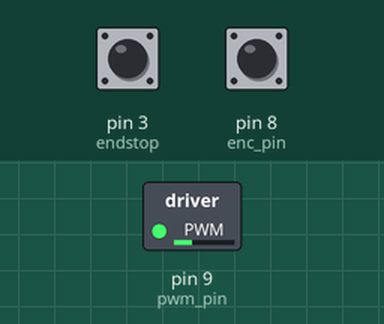
Simulated run of this sketch. Board: Arduino Uno, built with avr-gcc and run on an emulated ATmega328P. On the bench: switched loads named in the sketch (green lamp = pin HIGH). The inputs (shaded band) are chosen by the test bench; at power-on: pin 3 (endstop) HIGH, pin 8 (enc_pin) HIGH. What the sketch prints to the serial monitor is not drawn.

Above: at 1.2 s.
1.3 s: pin 3 (endstop) pulled LOW for 0.15 s
At 2.88 s:
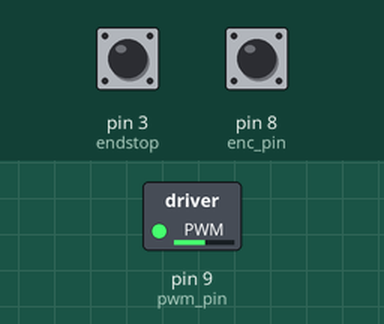
At 5.7 s:
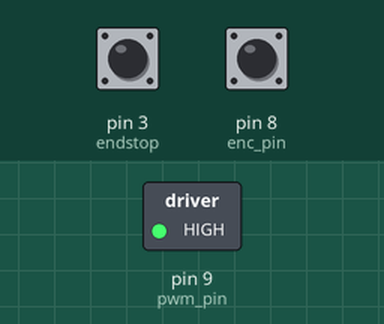
Timing chart, 0 to 7.2 s (numbered marks = the images above; inputs shaded):
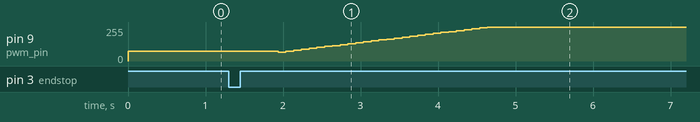

Measured:
- after the input at 1.3 s, pin 9 (pwm_pin): 75/255 → 67/255 after 0.64 s, → 74/255 0.10 s later, → 81/255 0.10 s later, → 88/255 0.10 s later, … (28 changes in this stretch)

The sketch:

PID-control.ino
```cpp
#include <Time.h>
#include <TimeLib.h>

#include <PID_v1.h>
#include "encoder.h"
#include "motor.h"

#define pwm_pin 9
#define in1_pin 6
#define in2_pin 7
#define enc_pin 8

encoder enc;
motor mot;

volatile bool end_flag = false;
bool r_flag = false;
bool init_flag = false;
int i = 0;
int readVal = 0;

double setPoint = 0;
double pid_input = 0;
double pid_output = 0;  //pwm output
double Kp = 0.06;
double Ki = 0.07;
double Kd = 0;

PID myPID (&pid_input, &pid_output, &setPoint, Kp, Ki, Kd, DIRECT);

void endstopPressed(){  //ISR function
  end_flag = true;
}

void homing(){  // goes to 0 until it hits the endstop
  if(end_flag){
      if(r_flag){
        mot.stops();
        init_flag = true;
      }
      else{      // frees the endstop switch so its not fully pressed counting 10000 cycles (a bit lazy, I know)
        if(i == 1000)  r_flag = true;
        else{
          mot.setDir(1);
          enc.setDir(1);
          i++;
        }
      }
  }
  else{;}

}

void setup() {
  Serial.begin(1000000);

  pinMode(3, INPUT);  // endstop
  attachInterrupt(1, endstopPressed, FALLING);

  myPID.SetMode(AUTOMATIC);
  myPID.SetTunings(Kp, Ki, Kd);

  enc.setPin(enc_pin);
  mot.setPins(pwm_pin, in1_pin, in2_pin);
  mot.setDir(0);
  enc.setDir(0);
  mot.setPwm(75);

  setPoint = 1000;
}

void loop() {

  enc.measure();
  //enc.printLaps();
  //enc.printDir();
  //enc.printRPM();

  Serial.print("RPM: ");
  Serial.print(enc.getRPM());
  Serial.print("  PID output: ");
  Serial.println(pid_output);

  if(!init_flag)
    homing();


  else if(init_flag){

    mot.setDir(1);
    enc.setDir(1);
    /*
    if(Serial.available()){
      readVal = Serial.parseInt();  // value from Serial monitor
      if (readVal >= 1000 && readVal <= 3000)
      setPoint = readVal;
    }
    */

    pid_input =  enc.getRPM();
    myPID.Compute();
    mot.setPwm(pid_output);
  }


  mot.move();
}
```

encoder.cpp
```cpp
// encoder class cpp file

#include "encoder.h"

encoder::encoder(){
	GPIO_pin = 0;
	prev_val = 0;
	inst_val = 0;
	edge_count = 0;
  RPM = 0;
	lap = 0;
  tbg = 0; //time between gaps
  a = false;
}

void encoder::setPin(int pin){
	GPIO_pin = pin;
	pinMode(GPIO_pin, INPUT);
}

void encoder::printLaps(){
  Serial.print("Pulsos: ");
  Serial.print(edge_count);
  Serial.print("   Vueltas: ");
  Serial.println(lap);
}

void encoder::printRPM(){

  Serial.print("RPM:  ");
  Serial.println(RPM);
}

void encoder::measure(){
  inst_val = digitalRead(GPIO_pin);
  if (inst_val != prev_val){

    if (!dir)
      edge_count++;
    else
      edge_count--;

    prev_val = inst_val;
  }
  if(edge_count == 32){
    lap++;

    tbg = millis() - a;
    a = millis();
    RPM = 60000/tbg;

    edge_count = 0;
  }
  else if (edge_count == -32){
    lap--;

    tbg = millis() - a;
    a = millis();
    RPM = 60000/tbg;

    edge_count = 0;
  }

}

void encoder::setDir(bool d){
  dir = d;
}

bool encoder::getDir(){
  return dir;
}

int encoder::getLaps(){
	return lap;
}

void encoder::printDir(){
  Serial.print("direccion encoder: ");
  Serial.print(dir);
}

int encoder::getRPM(){
  return RPM;
}
```

encoder.h
```cpp
// encoder class header file


#include "Arduino.h"

class encoder{
private:
	int GPIO_pin;
	bool prev_val;
	bool inst_val;
	int edge_count;
	int lap;
	bool dir;
	int RPM;
	unsigned long tbg;
	unsigned long a;


public:
	encoder();
	void setPin(int pin);
	void printLaps();
	void printRPM();
	void measure();
	void setDir(bool d);
	bool getDir();
	int getLaps();
	void printDir();
	int getRPM();
};
```

motor.cpp
```cpp
// motor cpp file

#include "motor.h"

motor::motor(){
	pwm_pin = 0;
	IN1_pin = 0;
	IN2_pin = 0;
	pwm = 0;
	dir = 0;
	stop = 0;
}

void motor::setPins(int pwm_PIN, int in1 , int in2){
	pwm_pin = pwm_PIN;
	IN2_pin = in2;
	IN1_pin = in1;
}

void motor::setDir(int d){
	dir = d;
	if (!stop){
		if(!dir){
			digitalWrite(IN1_pin, 1);
			digitalWrite(IN2_pin, 0);
		}
		else{
			digitalWrite(IN1_pin, 0);
			digitalWrite(IN2_pin, 1);
		}
	}
	else{
		digitalWrite(IN1_pin, 1);
		digitalWrite(IN2_pin, 1);
	}
}

void motor::setPwm(int p){
	pwm = p;
}

void motor::move(){
	analogWrite(pwm_pin, pwm);
}

void motor::stops(){
	digitalWrite(IN1_pin, 1);
	digitalWrite(IN2_pin, 1);
	pwm = 0;
}

void motor::resume(){
	stop = 0;
}

bool motor::getDir(){
	return dir;
}

void motor::toggleDir(){
	dir =! dir;
	if (!stop){
		if(!dir){
			digitalWrite(IN1_pin, 1);
			digitalWrite(IN2_pin, 0);
		}
		else{
			digitalWrite(IN1_pin, 0);
			digitalWrite(IN2_pin, 1);
		}
	}
	else{
		digitalWrite(IN1_pin, 1);
		digitalWrite(IN2_pin, 1);
	}
}
```

motor.h
```cpp
// motor class header file

#include "Arduino.h"

class motor{
private:
	int pwm_pin;
	int IN1_pin;
	int IN2_pin;
	int pwm;
	bool dir;	// 1 clockwise, 0 counterclockwise
	bool stop;	// when true, the motor stops

public:
	motor();
	void setPins(int pwm_pin, int IN1_pin, int IN2_pin);
	void setDir(int d);
	void setPwm(int pwm);
	void move();
	void stops();
	void resume();
	bool getDir();
	void toggleDir();
};
```
